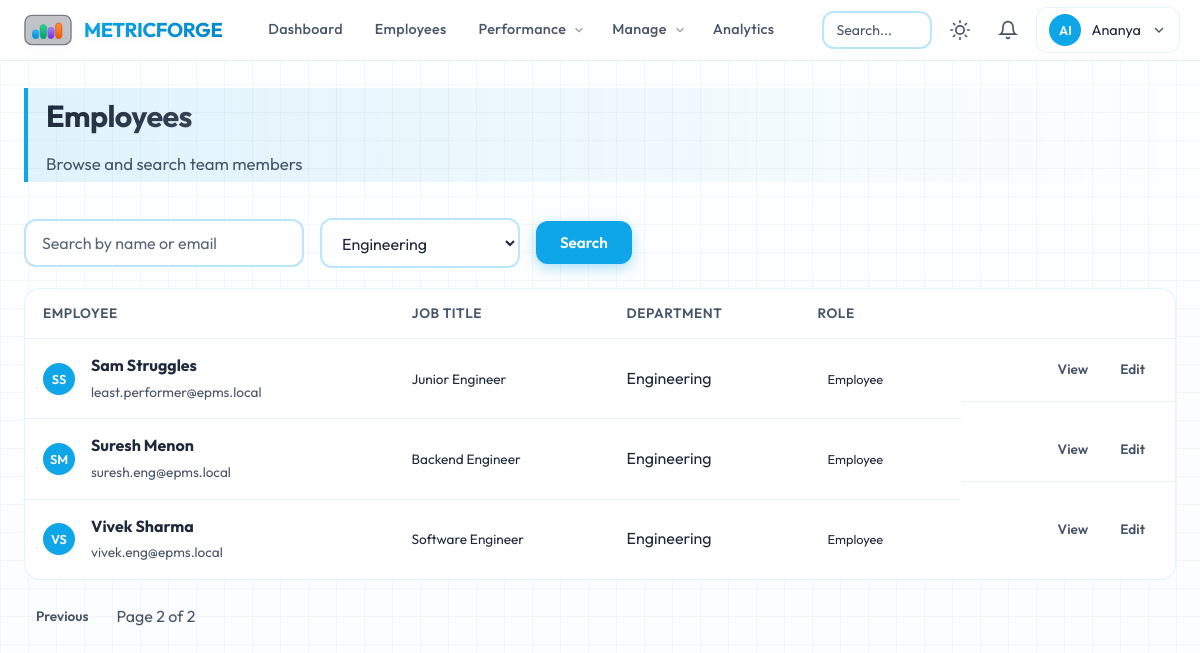
Page /employees/?page=2&q=&department=1 (signed in) on the committed database.
### app/models/user.py (models this page shows, shortened)
class User(UserMixin, db.Model):
    __tablename__ = "users"
    id = db.Column(db.Integer, primary_key=True)
    email = db.Column(db.String(120), unique=True, nullable=False, index=True)
    username = db.Column(db.String(80), unique=True, nullable=False, index=True)
    password_hash = db.Column(db.String(256), nullable=False)
    first_name = db.Column(db.String(80), nullable=False)
    last_name = db.Column(db.String(80), nullable=False)
    avatar_url = db.Column(db.String(256), nullable=True)
    role = db.Column(db.String(20), nullable=False, default=Role.EMPLOYEE)
    department_id = db.Column(db.Integer, db.ForeignKey("departments.id"), nullable=True)
    manager_id = db.Column(db.Integer, db.ForeignKey("users.id"), nullable=True)
    job_title = db.Column(db.String(120), nullable=True)
    phone = db.Column(db.String(24), nullable=True)
    is_active = db.Column(db.Boolean, default=True, nullable=False)
    created_at = db.Column(db.DateTime, default=datetime.utcnow)
    updated_at = db.Column(db.DateTime, default=datetime.utcnow, onupdate=datetime.utcnow)
    last_login = db.Column(db.DateTime, nullable=True)
    department = db.relationship("Department", foreign_keys=[department_id], backref=db.backref("members", lazy="dynamic"))
    manager = db.relationship("User", remote_side=[id], backref=db.backref("direct_reports", lazy="dynamic"))
    @property
    def full_name(self):
        return f"{self.first_name} {self.last_name}"
    def is_admin(self):
        return self.role == Role.ADMIN
    def is_manager(self):
        return self.role in (Role.ADMIN, Role.MANAGER)
    def can_manage_user(self, other):
        if other is None:
            return False
        if self.is_admin():
            return True
        if self.role == Role.MANAGER:
            if other.manager_id == self.id:
                return True
            if self.department_id is not None and other.department_id == self.department_id:
                return True
        return False

### app/models/department.py (models this page shows, shortened)
class Department(db.Model):
    __tablename__ = "departments"
    id = db.Column(db.Integer, primary_key=True)
    name = db.Column(db.String(120), nullable=False, unique=True)
    code = db.Column(db.String(20), nullable=True, unique=True)
    description = db.Column(db.Text, nullable=True)
    image_url = db.Column(db.String(255), nullable=True)
    head_id = db.Column(db.Integer, db.ForeignKey("users.id"), nullable=True)
    created_at = db.Column(db.DateTime, default=db.func.now())
    updated_at = db.Column(db.DateTime, default=db.func.now(), onupdate=db.func.now())
    head = db.relationship("User", foreign_keys=[head_id], backref=db.backref("headed_departments", lazy="dynamic"))

### app/routes/employees.py (the view, shortened to what this page needs)
@employees_bp.route("/")
@login_required
def index():
    q = request.args.get("q", "").strip()
    dept_id = request.args.get("department", type=int)
    page = request.args.get("page", 1, type=int)
    include_inactive = current_user.is_admin() and request.args.get("inactive") == "1"
    query = User.query
    if not include_inactive:
        query = query.filter_by(is_active=True)
    if not current_user.is_admin():
        query = query.filter(User.role != Role.ADMIN)
    if not current_user.is_admin() and current_user.department_id is not None:
        query = query.filter(User.department_id == current_user.department_id)
        dept_id = current_user.department_id  # ignore URL dept filter for non-admin
    if dept_id:
        query = query.filter(User.department_id == dept_id)
    query = query.order_by(User.first_name, User.last_name)
    pagination = query.paginate(page=page, per_page=12)
    if current_user.is_admin():
        departments = Department.query.order_by(Department.name).all()
    else:
        departments = [current_user.department] if current_user.department else []
    return render_template(
        "employees/index.html",
        pagination=pagination,
        departments=departments,
        q=q,
        dept_id=dept_id,
        include_inactive=include_inactive,
    )

### app/utils/performance.py (called while the page is built)
def _clamp(value: Optional[float], minimum: float = 0.0, maximum: float = 100.0) -> Optional[float]:
    if value is None:
        return None
    return max(minimum, min(maximum, float(value)))

def compute_user_latest_score(
    user_id: int,
    months: int = 3,
    start_date: Optional[datetime] = None,
    end_date: Optional[datetime] = None,
) -> Optional[float]:
    from datetime import timedelta
    if end_date is None:
        end_date = datetime.utcnow()
    if start_date is None:
        start_date = end_date - timedelta(days=months * 31)
    series = compute_user_performance_series(
        user_id=user_id,
        start_date=start_date,
        end_date=end_date,
        max_points=months,
    )
    if not series:
        return None
    scores = [s for _, s in series]
    return round(sum(scores) / len(scores), 1)

### app/utils/rankings.py (called while the page is built)
def get_employees_with_scores(
    department_id: Optional[int] = None,
    months: int = RANKING_MONTHS,
) -> List[Tuple[User, float]]:
    query = User.query.filter(
        User.role == Role.EMPLOYEE,
        User.is_active.is_(True),
        User.department_id.isnot(None),
    )
    if department_id is not None:
        query = query.filter(User.department_id == department_id)
    users = query.all()
    result = []
    for u in users:
        score = compute_user_latest_score(u.id, months=months)
        result.append((u, score if score is not None else 0.0))
    result.sort(key=lambda x: x[1], reverse=True)
    return result

def get_overall_top_performers(
    top_n: int = 3,
    months: int = RANKING_MONTHS,
) -> List[Tuple[User, float]]:
    return get_employees_with_scores(department_id=None, months=months)[:top_n]

### app/templates/employees/index.html (shortened to what this page needs)
{% extends "base.html" %}
{% block content %}
<div class="page-header reveal">
    <div class="flex justify-between align-center flex-wrap gap-2">
        <div>
            <h1 class="page-title">Employees</h1>
            <p class="page-subtitle">Browse and search team members</p>
        </div>
    </div>
</div>
<div class="toolbar reveal">
    <form method="get" action="{{ url_for('employees.index') }}" class="search-form flex gap-2 align-center flex-wrap">
        <input type="search" name="q" value="{{ q }}" class="form-control" style="max-width:280px;" placeholder="Search by name or email">
        <select name="department" class="form-control" style="max-width:200px;">
            {% for d in departments %}
            <option value="{{ d.id }}" {% if dept_id == d.id %}selected{% endif %}>{{ d.name }}</option>
            {% endfor %}
        </select>
        <button type="submit" class="btn btn-primary">Search</button>
    </form>
</div>
<div class="table-wrap reveal">
    <table class="table table-interactive">
        <thead>
            <tr>
                <th>Employee</th>
                <th>Job title</th>
                <th>Department</th>
                <th>Role</th>
                <th></th>
            </tr>
        </thead>
        <tbody>
            {% for u in pagination.items %}
            <tr class="table-row-clickable" {% if current_user.can_manage_user(u) or current_user.id == u.id %}data-href="{{ url_for('employees.view', user_id=u.id) }}"{% endif %}>
                <td>
                    <div class="flex align-center gap-2">
                        {% if u.avatar_url %}
                        <img src="{{ url_for('static', filename=u.avatar_url) }}" alt="" class="avatar-sm">
                        {% else %}
                        <span class="avatar-placeholder">{{ (u.first_name[0] + u.last_name[0])|upper }}</span>
                        {% endif %}
                        <div>
                            <strong>{{ u.full_name }}</strong>
                            <br><span class="text-muted text-detail">{{ u.email }}</span>
                        </div>
                    </div>
                </td>
                <td><span class="text-detail">{{ u.job_title or '—' }}</span></td>
                <td>{{ u.department.name if u.department else '—' }}</td>
                <td>
                    <span class="badge badge-{{ u.role }}" data-tooltip="{% if u.role == 'admin' %}Full system access{% elif u.role == 'manager' %}Manages direct reports{% else %}Team member{% endif %}">{% if u.role == 'admin' %}Administrator{% elif u.role == 'manager' %}Manager{% else %}Employee{% endif %}</span>
                </td>
                <td class="employee-actions">
                    {% if current_user.can_manage_user(u) or current_user.id == u.id %}
                    <a href="{{ url_for('employees.view', user_id=u.id) }}" class="btn btn-ghost btn-sm">View</a>
                    {% endif %}
                    {% if current_user.can_manage_user(u) %}
                    <a href="{{ url_for('employees.edit', user_id=u.id) }}" class="btn btn-ghost btn-sm">Edit</a>
                    {% endif %}
                </td>
            </tr>
            {% endfor %}
        </tbody>
    </table>
</div>
{% if pagination.pages > 1 %}
<nav class="pagination reveal">
    {% if pagination.has_prev %}<a href="{{ url_for('employees.index', page=pagination.prev_num, q=q, department=dept_id) }}" class="btn btn-ghost btn-sm">Previous</a>{% endif %}
    <span class="text-muted">Page {{ pagination.page }} of {{ pagination.pages }}</span>
</nav>
{% endif %}
{% endblock %}

### app/templates/base.html (shortened to what this page needs)
<!DOCTYPE html>
<html lang="en" data-theme="light">
<head>
    <link rel="stylesheet" href="{{ url_for('static', filename='css/main.css') }}">
</head>
<body class="page-wrap">
    {% if current_user.is_authenticated %}
    <header class="main-header">
        <div class="header-inner">
            <a href="{{ url_for('dashboard.home') }}" class="logo logo-bar-graph" id="main-logo" role="button" aria-label="MetricForge home">
                <span class="logo-text">MetricForge</span>
            </a>
            <nav class="main-nav" aria-label="Main">
                <a href="{{ url_for('dashboard.home') }}" class="nav-link" data-tooltip="Overview, goals &amp; activity">Dashboard</a>
                <a href="{{ url_for('employees.index') }}" class="nav-link" data-tooltip="Browse team members">Employees</a>
                <div class="nav-item-dropdown">
                    <a href="#" class="nav-link nav-dropdown-trigger" onclick="return false;">
                        Performance
                        <svg class="chevron-icon" viewBox="0 0 24 24" fill="none" stroke="currentColor" stroke-width="2"><polyline points="6 9 12 15 18 9"/></svg>
                    </a>
                </div>
                {% if current_user.is_manager() or current_user.is_admin() %}
                <div class="nav-item-dropdown">
                    <a href="#" class="nav-link nav-dropdown-trigger" onclick="return false;">
                        Manage
                        <svg class="chevron-icon" viewBox="0 0 24 24" fill="none" stroke="currentColor" stroke-width="2"><polyline points="6 9 12 15 18 9"/></svg>
                    </a>
                </div>
                {% endif %}
                <a href="{{ url_for('analytics.index') }}" class="nav-link" data-tooltip="Org analytics">Analytics</a>
            </nav>
            <div class="header-actions">
                <div class="search-wrap">
                    <input type="search" id="global-search" class="search-input" placeholder="Search..." autocomplete="off">
                </div>
                <button type="button" class="btn-icon theme-toggle" id="theme-toggle" aria-label="Toggle theme">
                    <svg class="icon-sun" viewBox="0 0 24 24" fill="none" stroke="currentColor" stroke-width="2" stroke-linecap="round"><circle cx="12" cy="12" r="5"/><path d="M12 1v2M12 21v2M4.22 4.22l1.42 1.42M18.36 18.36l1.42 1.42M1 12h2M21 12h2M4.22 19.78l1.42-1.42M18.36 5.64l1.42-1.42"/></svg>
                </button>
                <a href="{{ url_for('notifications.index') }}" class="btn-icon notif-link" aria-label="Notifications">
                    <svg viewBox="0 0 24 24" fill="none" stroke="currentColor" stroke-width="2" stroke-linecap="round"><path d="M18 8A6 6 0 0 0 6 8c0 7-3 9-3 9h18s-3-2-3-9"/><path d="M13.73 21a2 2 0 0 1-3.46 0"/></svg>
                </a>
                <div class="user-menu-wrap">
                    <button type="button" class="user-menu-btn" id="user-menu-btn" aria-expanded="false">
                        {% if current_user.avatar_url %}
                        <img src="{{ url_for('static', filename=current_user.avatar_url) }}" alt="" class="avatar-sm">
                        {% else %}
                        <span class="avatar-placeholder">{{ (current_user.first_name[0] + current_user.last_name[0])|upper }}</span>
                        {% endif %}
                        <span class="user-name">{{ current_user.first_name }}</span>
                        <svg class="chevron-icon" viewBox="0 0 24 24" fill="none" stroke="currentColor" stroke-width="2"><polyline points="6 9 12 15 18 9"/></svg>
                    </button>
                </div>
            </div>
        </div>
    </header>
    <main class="main-content">
        {% block content %}{% endblock %}
    </main>
    {% endif %}
</body>
</html>

### app/templates/employees/index.html (style rules this page uses)
.toolbar { margin-bottom: 20px; }
.badge { padding: 4px 10px; border-radius: 999px; font-size: 0.8rem; }
.badge-employee { background: var(--glass); color: var(--text); }
.employee-actions { display: flex; gap: 8px; flex-wrap: wrap; }
.text-detail { font-size: 0.85rem; }
.pagination { display: flex; align-items: center; gap: 16px; margin-top: 20px; }

### rows in the picture
User: first_name+last_name "AI", first_name "Ananya"
User: (u.first_name[0]+u.last_name[0])|upper "SS", full_name "Sam Struggles", email "least.performer@epms.local", job_title "Junior Engineer", department "Engineering", role "Employee"
User: (u.first_name[0]+u.last_name[0])|upper "SM", full_name "Suresh Menon", email "suresh.eng@epms.local", job_title "Backend Engineer", department "Engineering", role "Employee"
User: (u.first_name[0]+u.last_name[0])|upper "VS", full_name "Vivek Sharma", email "vivek.eng@epms.local", job_title "Software Engineer", department "Engineering", role "Employee"

### other values in the picture
{{ pagination.page }} "2"
{{ pagination.pages }} "2"
form field department "Engineering"
